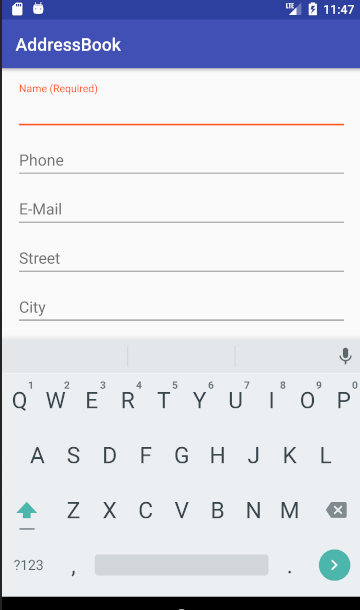
#> input picture text1/高等数学/image/Address.PNG, 360 x 610 px
$ python test7.py
#> lines starting #> are read from the running program, lines starting #| are printed output that depends on the picture
from PIL import Image
import numpy as np
import matplotlib.pyplot as plt

img = Image.open("image/Address.PNG")
#> img is the input picture: PIL image 360x610 RGBA; mean R, G, B, A 212.6, 215.7, 227, 255
# img.show()
img_data = np.array(img)
# print(img_data)
print(img_data.shape)
#| (610, 360, 4)
print(img_data.ndim)
#| 3
r, g, b, c = img.split()
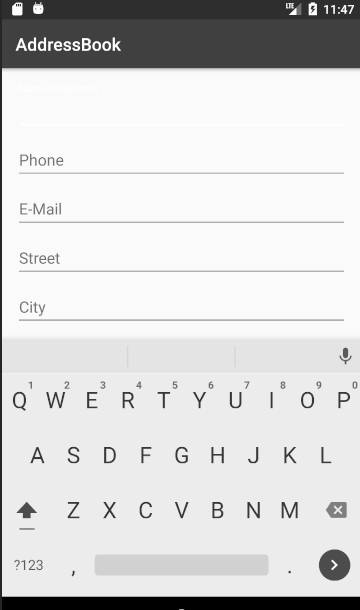
#> r: PIL image 360x610 L; min 0, max 255, mean 212.6
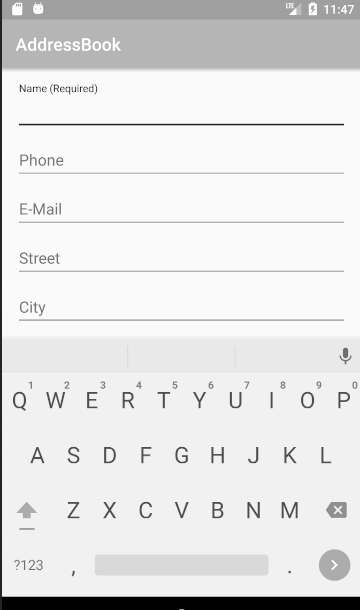
#> b: PIL image 360x610 L; min 0, max 255, mean 227
#> c: PIL image 360x610 L; every value is 255
image = Image.merge("RGB", (r, g.point(lambda i: i == i*0), b.point(lambda i: i == i*0)))
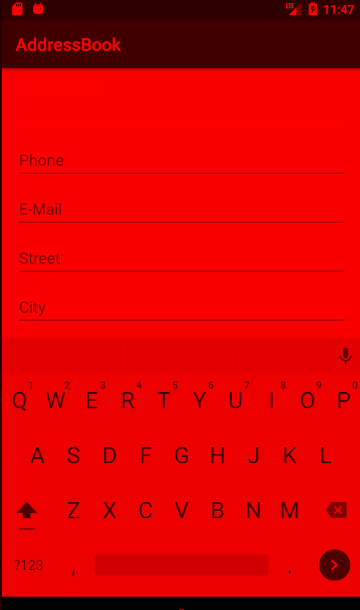
#> image: PIL image 360x610 RGB; mean R, G, B 212.6, 0, 0
# [7 lines of commented-out code are left out]
image = image.rotate(90)
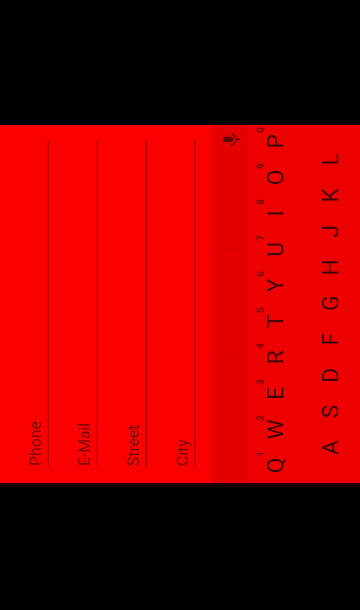
#> image: PIL image 360x610 RGB; mean R, G, B 140.9, 0, 0
plt.imshow(image)
plt.show()
